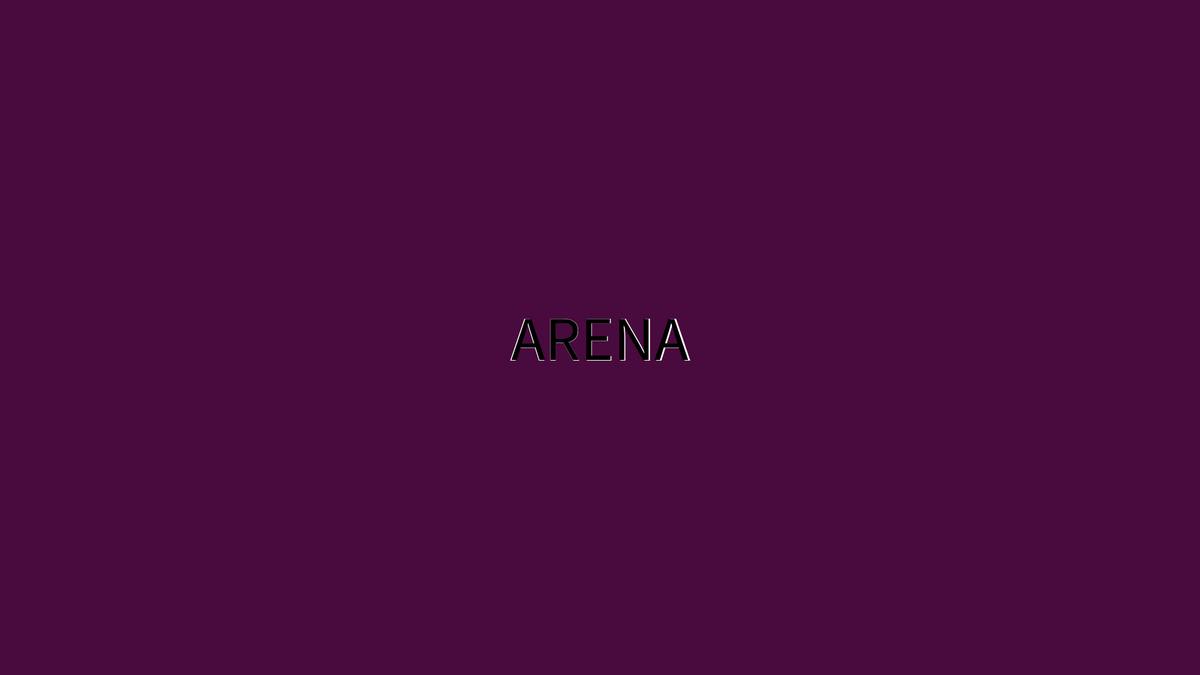
Frame 1 (no input)
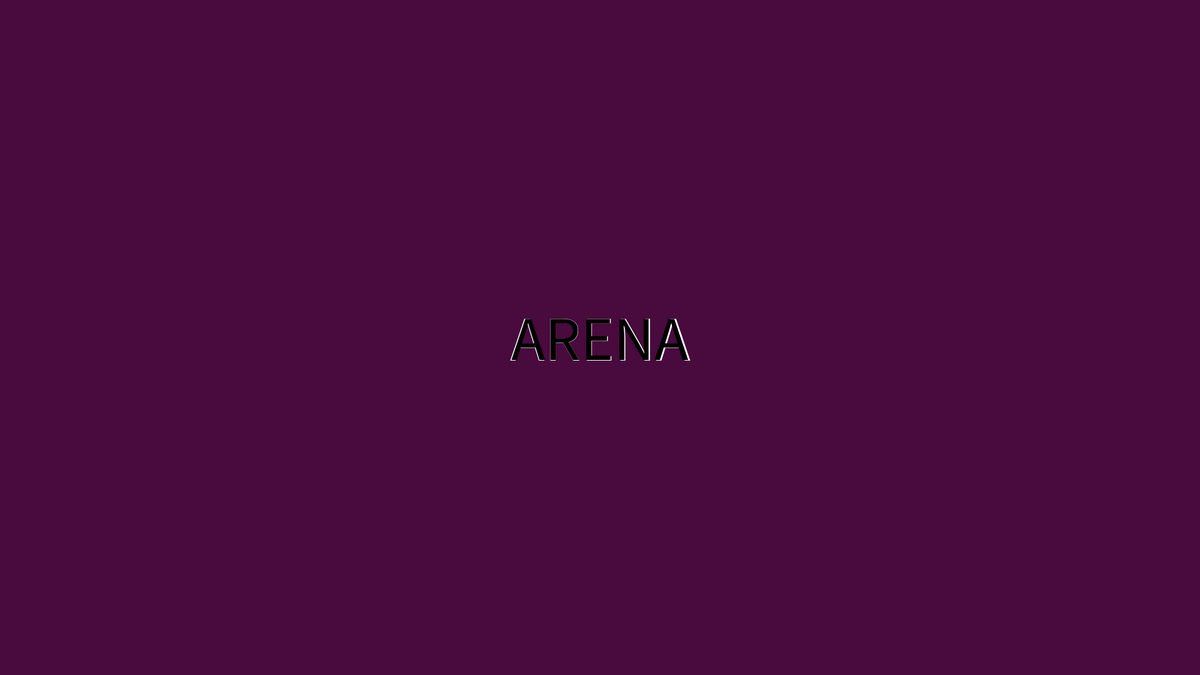
Frame 60 (the mouse pressed at the canvas centre just before this capture)
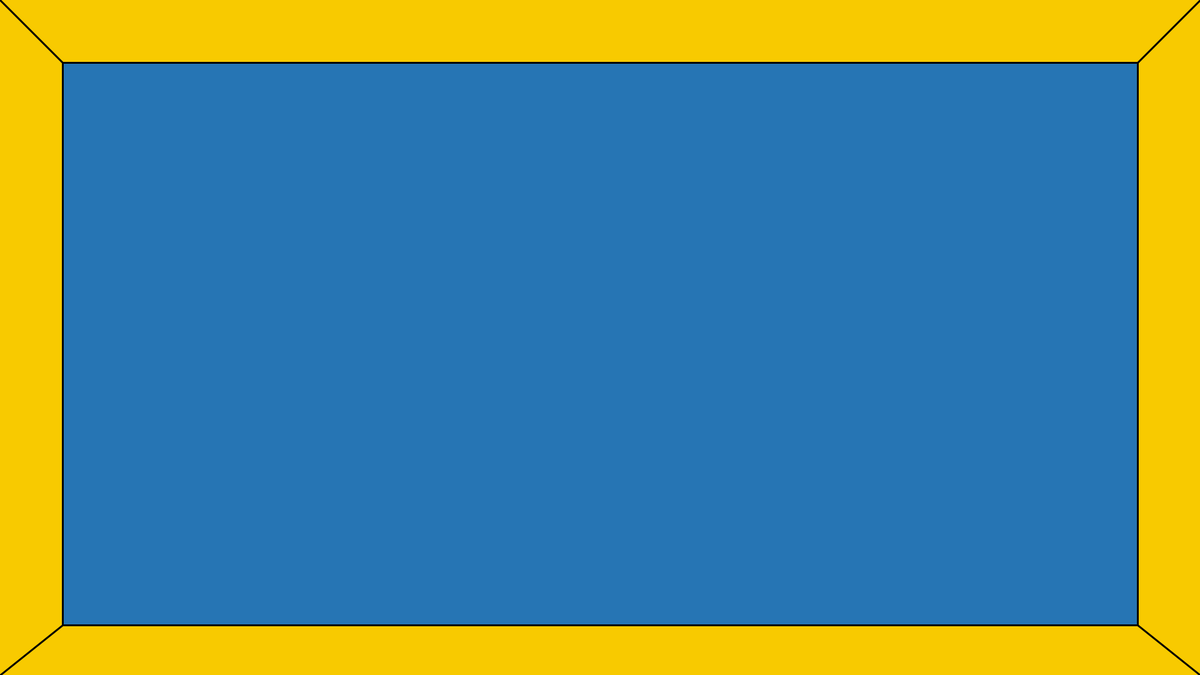
Frame 120 (the mouse held since frame 60 and released just before this capture)

The Processing sketch that drew these frames (run headless with seeded random() and noise(); from frame 60 on, the mouse is pressed at the canvas centre):

// Processing sketch: Main
// ── Main.pde
// VARIABLES
// ================================================================================================================================

int mode; //1: Intro screen, 2: game, 3: game over screen
int INTRO = 1;
int GAME = 2;
int GAMEOVER = 3;

//keyboard variables
boolean akey, dkey, skey, wkey, enterkey;

//palette variables
color black = #000000;
color darkBlue = #2675B4;
color brown = #A27A14;
color purple = #490A3D;
color pink = #BD1550;
color orange = #E97F02;
color yellow = #F8CA00;
color grey = (175);
color white = #FFFFFF;

// SETUP
// ================================================================================================================================

void setup() {
  textAlign(CENTER, CENTER);
  size(1920,1080);
  Player player1 = new Player();
  mode = 1;
}

// ================================================================================================================================

void draw() {
  if (mode == 1) {
    introScreen();
  } else if (mode == 2) {
    theGame();
  } else if (mode == 3) {
    gameOverScreen();
  } else {
    println("MODE ERROR");
  }
}
// ================================================================================================================================

// ── A_introScreen.pde
void introScreen() {
  background(purple);
  textSize(102);
  fill(white);
  text("ARENA", width/2, height/2);
  
  textSize(100);
  fill(black);
  text("ARENA", width/2, height/2);
}

void introClicks() {
  mode = 2;
}

// ── B_game.pde
void theGame() {
  background(yellow); //wall color

     
  //draw arena
  strokeWeight(3);
  stroke(black);
  fill(darkBlue);
  rect(100,100,1720,900);
  line(0,0,100,100);
  line(1920,1080,1820,1000);
  line(1920,0,1820,100);
  line(0,1080,100,1000);

}

void gameClicks() {

}

// ── C_gameOverScreen.pde
void gameOverScreen() {
  background(purple);
  textSize(102);
  fill(white);
  text("GAME OVER", width/2, height/2);
  
  textSize(100);
  fill(black);
  text("GAME OVER", width/2, height/2);
}

void gameoverClicks() {
  mode = INTRO;
}

// ── d_mouseInteractions.pde
void keyPressed () {
  if (key == 'a' || key == 'A') akey = true;
  if (key == 'd' || key == 'D') akey = true;
  if (key == 's' || key == 'S') akey = true;
  if (key == 'w' || key == 'W') akey = true;
  if (keyCode == ENTER) enterkey = true;
}

void keyReleased () {
  if (key == 'a' || key == 'A') akey = false;
  if (key == 'd' || key == 'D') akey = false;
  if (key == 's' || key == 'S') akey = false;
  if (key == 'w' || key == 'W') akey = false;
  if (keyCode == ENTER) enterkey = false;
}

void mousePressed () {
  if (mode == INTRO) introClicks();
  else if (mode == GAME) gameClicks();
  else if (mode == GAMEOVER) gameoverClicks();
}

// ── player.pde
public class Player {

  float x, y, d, speed;

  Player() {
    x = width/2;
    y = height/2;
    d = 30;
    speed = 5;
  }
  public void show() {

    fill(pink);
    stroke(pink);
    ellipse(x, y, d, d);
    strokeWeight(3);
    line(x, y, mouseX, mouseY);
  }
/*
  //check key presses
  if (wkey) y = y - speed;
  if (skey) y = y + speed;
  if (akey) x = x - speed;
  if (dkey) x = x + speed;
*/
}
